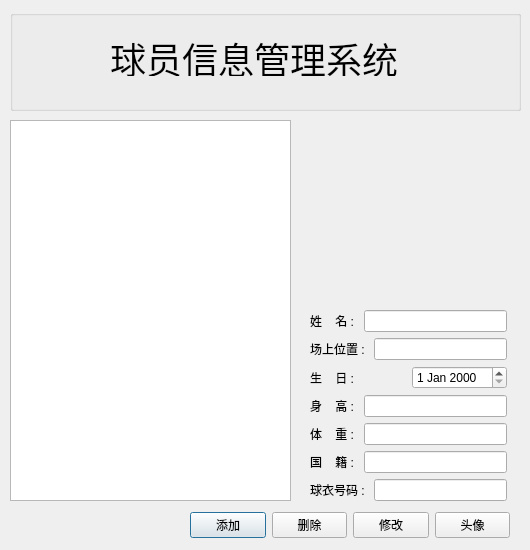
<?xml version="1.0" encoding="UTF-8"?>
<ui version="4.0">
 <class>playerDialog</class>
 <widget class="QDialog" name="playerDialog">
  <property name="geometry">
   <rect>
    <x>0</x>
    <y>0</y>
    <width>530</width>
    <height>550</height>
   </rect>
  </property>
  <property name="windowTitle">
   <string>Dialog</string>
  </property>
  <widget class="QGroupBox" name="groupBox">
   <property name="geometry">
    <rect>
     <x>10</x>
     <y>10</y>
     <width>511</width>
     <height>101</height>
    </rect>
   </property>
   <property name="title">
    <string/>
   </property>
   <widget class="QLabel" name="label_8">
    <property name="geometry">
     <rect>
      <x>100</x>
      <y>30</y>
      <width>288</width>
      <height>36</height>
     </rect>
    </property>
    <property name="font">
     <font>
      <pointsize>27</pointsize>
     </font>
    </property>
    <property name="text">
     <string>球员信息管理系统</string>
    </property>
   </widget>
  </widget>
  <widget class="QTableView" name="tableView">
   <property name="geometry">
    <rect>
     <x>10</x>
     <y>120</y>
     <width>281</width>
     <height>381</height>
    </rect>
   </property>
  </widget>
  <widget class="QLabel" name="label">
   <property name="geometry">
    <rect>
     <x>330</x>
     <y>120</y>
     <width>161</width>
     <height>181</height>
    </rect>
   </property>
   <property name="text">
    <string/>
   </property>
  </widget>
  <widget class="QWidget" name="layoutWidget">
   <property name="geometry">
    <rect>
     <x>310</x>
     <y>310</y>
     <width>197</width>
     <height>192</height>
    </rect>
   </property>
   <layout class="QVBoxLayout" name="verticalLayout">
    <item>
     <layout class="QHBoxLayout" name="horizontalLayout">
      <item>
       <widget class="QLabel" name="label_2">
        <property name="text">
         <string>姓    名 : </string>
        </property>
       </widget>
      </item>
      <item>
       <widget class="QLineEdit" name="lineEdit">
        <property name="alignment">
         <set>Qt::AlignRight|Qt::AlignTrailing|Qt::AlignVCenter</set>
        </property>
       </widget>
      </item>
     </layout>
    </item>
    <item>
     <layout class="QHBoxLayout" name="horizontalLayout_2">
      <item>
       <widget class="QLabel" name="label_3">
        <property name="text">
         <string>场上位置 : </string>
        </property>
       </widget>
      </item>
      <item>
       <widget class="QLineEdit" name="lineEdit_2">
        <property name="alignment">
         <set>Qt::AlignRight|Qt::AlignTrailing|Qt::AlignVCenter</set>
        </property>
       </widget>
      </item>
     </layout>
    </item>
    <item>
     <layout class="QHBoxLayout" name="horizontalLayout_3">
      <item>
       <widget class="QLabel" name="label_4">
        <property name="text">
         <string>生    日 : </string>
        </property>
       </widget>
      </item>
      <item>
       <widget class="QDateEdit" name="dateEdit"/>
      </item>
     </layout>
    </item>
    <item>
     <layout class="QHBoxLayout" name="horizontalLayout_4">
      <item>
       <widget class="QLabel" name="label_5">
        <property name="text">
         <string>身    高 : </string>
        </property>
       </widget>
      </item>
      <item>
       <widget class="QLineEdit" name="lineEdit_3">
        <property name="alignment">
         <set>Qt::AlignRight|Qt::AlignTrailing|Qt::AlignVCenter</set>
        </property>
       </widget>
      </item>
     </layout>
    </item>
    <item>
     <layout class="QHBoxLayout" name="horizontalLayout_5">
      <item>
       <widget class="QLabel" name="label_6">
        <property name="text">
         <string>体    重 : </string>
        </property>
       </widget>
      </item>
      <item>
       <widget class="QLineEdit" name="lineEdit_4">
        <property name="alignment">
         <set>Qt::AlignRight|Qt::AlignTrailing|Qt::AlignVCenter</set>
        </property>
       </widget>
      </item>
     </layout>
    </item>
    <item>
     <layout class="QHBoxLayout" name="horizontalLayout_6">
      <item>
       <widget class="QLabel" name="label_7">
        <property name="text">
         <string>国    籍 : </string>
        </property>
       </widget>
      </item>
      <item>
       <widget class="QLineEdit" name="lineEdit_5">
        <property name="alignment">
         <set>Qt::AlignRight|Qt::AlignTrailing|Qt::AlignVCenter</set>
        </property>
       </widget>
      </item>
     </layout>
    </item>
    <item>
     <layout class="QHBoxLayout" name="horizontalLayout_7">
      <item>
       <widget class="QLabel" name="label_9">
        <property name="text">
         <string>球衣号码 : </string>
        </property>
       </widget>
      </item>
      <item>
       <widget class="QLineEdit" name="lineEdit_6">
        <property name="alignment">
         <set>Qt::AlignRight|Qt::AlignTrailing|Qt::AlignVCenter</set>
        </property>
       </widget>
      </item>
     </layout>
    </item>
   </layout>
  </widget>
  <widget class="QWidget" name="layoutWidget_2">
   <property name="geometry">
    <rect>
     <x>190</x>
     <y>510</y>
     <width>320</width>
     <height>31</height>
    </rect>
   </property>
   <layout class="QHBoxLayout" name="horizontalLayout_8">
    <item>
     <widget class="QPushButton" name="pushButton">
      <property name="text">
       <string>添加</string>
      </property>
     </widget>
    </item>
    <item>
     <widget class="QPushButton" name="pushButton_2">
      <property name="text">
       <string>删除</string>
      </property>
     </widget>
    </item>
    <item>
     <widget class="QPushButton" name="pushButton_3">
      <property name="text">
       <string>修改</string>
      </property>
     </widget>
    </item>
    <item>
     <widget class="QPushButton" name="pushButton_4">
      <property name="text">
       <string>头像</string>
      </property>
     </widget>
    </item>
   </layout>
  </widget>
 </widget>
 <resources/>
 <connections/>
</ui>
